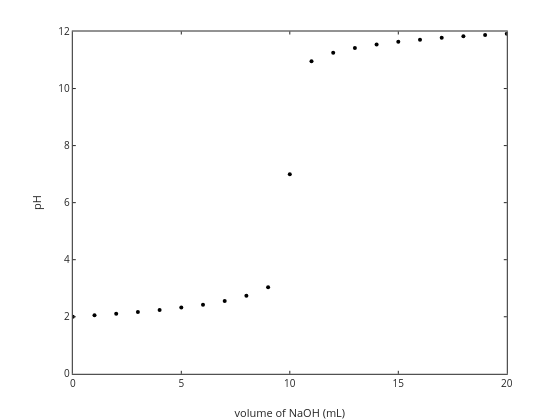

The notebook cell saved with this chart:
### Markdown cell above
Of course we can determine the concentratation of chloride and sodium cation for any volume addition and determine the titration curve in that way

### Code cell
pH=[]; % reset pH variable
V=0.1000; % initial volume in L
Clconci=0.01; %initial chloride conc in mol/L
Nastockconc=0.1; %stock conc (buret) of NaOH 

Ve=(Clconci*V)/Nastockconc; % determine equivalence point volume

Vadd=0:Ve/10:2*Ve; %volume added in L, from 0 in steps of 1 mL (0.001 L) to 20 mL added (0.02 L)

ClT=(Clconci*V)./(V+Vadd); % corrects chloride for dilution.  those initial number of moles divided by the increasing volume

NaT=(Nastockconc*Vadd)./(V+Vadd); %conc of sodium at any point in the titration

for i=1:length(Vadd)
    a=1; b=NaT(i)-ClT(i); c=-Kw;
    t=roots([a b c]); %finds the roots
    t=t(imag(t)==0); %sets any imaginary roots to zero
    % display the positive real root
    t=t(t>0);
    pH(i)=-log10(t);
end

plot(Vadd*1000,pH,'ko','markersize',4,'markerfacecolor','b')
xlabel('volume of NaOH (mL)'); ylabel('pH')

### Figure 1 — Plotly figure (JSON) as saved in the notebook; plotly's stock layout.template omitted (floating-point values rounded to 4 significant figures)
{"data": [{"line": {"color": "rgb(0,0,0)", "width": 0.5}, "marker": {"color": "rgb(0,0,0)", "line": {"color": "rgb(0,0,0)"}, "size": 4, "symbol": "circle"}, "mode": "markers", "name": "", "showlegend": false, "type": "scatter", "visibility": true, "x": [0, 1, 2, 3, 4, 5, 6, 7, 8, 9.0, 10, 11, 12, 13.0, 14, 15, 16, 17, 18.0, 19, 20], "xaxis": "x", "y": [2.0, 2.05, 2.106, 2.168, 2.239, 2.322, 2.423, 2.552, 2.732, 3.037, 7, 10.95, 11.25, 11.42, 11.55, 11.64, 11.71, 11.78, 11.83, 11.88, 11.92], "yaxis": "y"}], "layout": {"height": 420, "hovermode": "closest", "margin": {"b": 0, "l": 0, "r": 0, "t": 0}, "plot_bgcolor": "rgba(0,0,0,0)", "showlegend": false, "width": 560, "xaxis": {"anchor": "y", "autorange": false, "domain": [0.13, 0.905], "exponentformat": "none", "gridcolor": "rgba(38,38,38,0.15)", "gridwidth": 1, "linecolor": "rgb(38,38,38)", "linewidth": 1, "mirror": "ticks", "range": [0, 20], "showgrid": false, "showline": true, "side": "bottom", "spikedash": "solid", "spikemode": "across", "spikesides": false, "spikethickness": 1, "tickangle": 0, "tickcolor": "rgb(38,38,38)", "tickfont": {"color": "rgb(38,38,38)", "size": 10}, "ticklen": 3, "ticks": "inside", "ticktext": ["0", "5", "10", "15", "20"], "tickvals": [0, 5, 10, 15, 20], "title": {"font": {"color": "rgb(38,38,38)", "size": 11}, "text": "volume of NaOH (mL)"}, "type": "linear", "visible": true, "zeroline": false}, "yaxis": {"anchor": "x", "autorange": false, "domain": [0.11, 0.925], "exponentformat": "none", "gridcolor": "rgba(38,38,38,0.15)", "gridwidth": 1, "linecolor": "rgb(38,38,38)", "linewidth": 1, "mirror": "ticks", "range": [0, 12], "showgrid": false, "showline": true, "side": "left", "spikedash": "solid", "spikemode": "across", "spikesides": false, "spikethickness": 1, "tickangle": 0, "tickcolor": "rgb(38,38,38)", "tickfont": {"color": "rgb(38,38,38)", "size": 10}, "ticklen": 3, "ticks": "inside", "ticktext": ["0", "2", "4", "6", "8", "10", "12"], "tickvals": [0, 2, 4, 6, 8, 10, 12], "title": {"font": {"color": "rgb(38,38,38)", "size": 11}, "text": "pH"}, "type": "linear", "visible": true, "zeroline": false}}}
